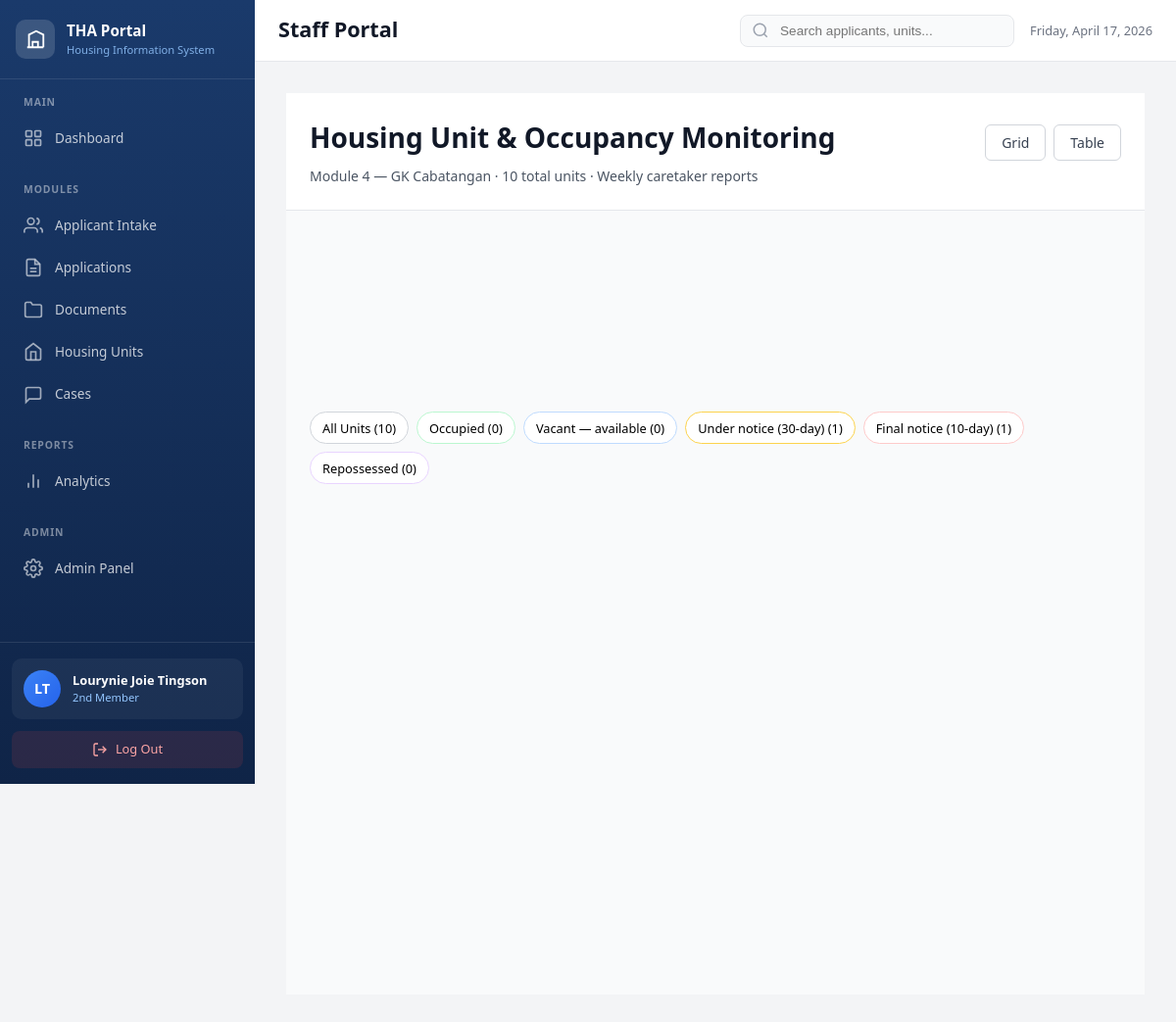
The app's page /units/housing-units/second_member/ (signed in) with its own data.
### accounts/models.py (models this page shows, shortened)
class User(AbstractUser):
    POSITION_CHOICES = [
        ('head', 'First Member — Head'),
        ('oic', 'OIC-THA (Officer-in-Charge)'),
        ('second_member', 'Second Member'),
        ('fourth_member', 'Fourth Member'),
        ('fifth_member', 'Fifth Member'),
        ('caretaker', 'Caretaker'),
        ('ronda', 'Ronda (Field Personnel)'),
        ('field', 'Field Personnel'),
    ]
    position = models.CharField(
        max_length=50,
        choices=POSITION_CHOICES,
        blank=True,
        help_text="Staff position in THA organizational structure"
    )
    phone = models.CharField(
        max_length=20,
        blank=True,
        help_text="Contact phone number"
    )
    class Meta:
        verbose_name = 'Staff User'
        verbose_name_plural = 'Staff Users'
    def get_position_display_short(self):
        short_labels = {
            'head': 'Head',
            'oic': 'OIC',
            'second_member': '2nd Member',
            'fourth_member': '4th Member',
            'fifth_member': '5th Member',
            'caretaker': 'Caretaker',
            'ronda': 'Ronda',
            'field': 'Field',
        }
        return short_labels.get(self.position, 'Staff')

### units/views.py (the view)
# urls.py: path('housing-units/<str:position>/', views.housing_units_monitoring, name='housing_units_monitoring'),
@login_required
@verify_position
def housing_units_monitoring(request, position):
    site_id = request.GET.get('site_id')
    site = None
    all_sites = RelocationSite.objects.all()
    if site_id:
        site = RelocationSite.objects.filter(id=site_id).first()
    else:
        sites = request.user.assigned_sites.all()
        site = sites.first() if sites.exists() else None
    if not site:
        if all_sites.exists():
            site = all_sites.first()
        else:
            return render(request, 'common/error.html',
                          {'error': 'No relocation sites available in the system.'})
    units = (
        HousingUnit.objects
        .filter(site=site)
        .select_related('weekly_report')
        .order_by('block_number', 'lot_number')
    )
    occupied_count = units.filter(status='Occupied').count()
    vacant_count = units.filter(status='Vacant — available').count()
    notice_30_count = units.filter(status='Under notice (30-day)').count()
    notice_10_count = units.filter(status='Final notice (10-day)').count()
    repossessed_count = units.filter(status='Repossessed').count()
    escalated_units = units.filter(
        status='Final notice (10-day)',
        is_escalated=True
    ).first()
    critical_alert_message = ""
    has_final_notice_alerts = notice_10_count > 0 or units.filter(is_escalated=True).exists()
    if escalated_units:
        critical_alert_message = (
            f"Block {escalated_units.block_number}, Lot {escalated_units.lot_number} — "
            f"{escalated_units.occupant_name or 'Unknown'}. "
            f"Deadline: {escalated_units.notice_deadline}. No response received — case escalated."
        )
    blocks = units.values_list('block_number', flat=True).distinct().order_by('block_number')
    units_by_block = []
    for block in blocks:
        block_units = units.filter(block_number=block)
        units_by_block.append({
            'block_number': block,
            'units': block_units
        })
    context = {
        'site': site,
        'all_sites': all_sites,
        'total_units': units.count(),
        'occupied_count': occupied_count,
        'vacant_count': vacant_count,
        'notice_30_count': notice_30_count,
        'notice_10_count': notice_10_count,
        'repossessed_count': repossessed_count,
        'units_by_block': units_by_block,
        'all_units': units,
        'has_final_notice_alerts': has_final_notice_alerts,
        'critical_alert_message': critical_alert_message,
        'view_mode': request.GET.get('view', 'grid'),
    }
    return render(request, 'units/housing_units_monitoring.html', context)

### units/views.py (called while the page is built)
def verify_position(view_func):
    @wraps(view_func)
    def wrapper(request, position, *args, **kwargs):
        if request.user.position != position:
            messages.error(request, f'Access denied. You are logged in as {request.user.get_position_display()}, not {position.replace("_", " ")}.')
            return redirect('accounts:dashboard')
        return view_func(request, position, *args, **kwargs)
    return wrapper

### templates/units/housing_units_monitoring.html (shortened to what this page needs)
{% extends 'staff_base.html' %}
{% load static %}
{% block content %}
<div style="padding: 1.5rem; background: white; border-bottom: 1px solid var(--gray-200); display: flex; justify-content: space-between; align-items: baseline; gap: 2rem;">
    <div>
        <h1 style="margin: 0 0 0.5rem; font-size: 1.75rem; font-weight: 700; color: var(--gray-900);">Housing Unit & Occupancy Monitoring</h1>
        <p style="margin: 0; font-size: 0.875rem; color: var(--gray-600);">Module 4 — GK Cabatangan · {{ total_units }} total units · Weekly caretaker reports</p>
    </div>
    <div style="display: flex; gap: 0.5rem;">
        <button id="gridView" class="view-btn" onclick="switchView('grid')" style="padding: 0.5rem 1rem; border: 1px solid var(--gray-300); border-radius: 6px; background: white; color: var(--gray-700); font-size: 0.875rem; cursor: pointer; font-weight: 500;">Grid</button>
        <button id="tableView" class="view-btn" onclick="switchView('table')" style="padding: 0.5rem 1rem; border: 1px solid var(--gray-300); border-radius: 6px; background: white; color: var(--gray-700); font-size: 0.875rem; cursor: pointer; font-weight: 500;">Table</button>
    </div>
</div>
<div style="padding: 2rem 1.5rem; background: #f9fafb; min-height: 100vh;">
    <div style="display: grid; grid-template-columns: repeat(auto-fit, minmax(140px, 1fr)); gap: 1rem; margin-bottom: 2rem;">
    </div>
    <div style="display: flex; flex-wrap: wrap; gap: 0.5rem; margin-bottom: 1.5rem;">
        <button class="filter-tab active" data-filter="all" onclick="filterUnits('all')" style="padding: 0.4rem 0.75rem; border: 1px solid var(--gray-300); background: white; border-radius: 20px; font-size: 0.8rem; cursor: pointer; font-weight: 500;">All Units ({{ total_units }})</button>
        <button class="filter-tab" data-filter="Occupied" onclick="filterUnits('Occupied')" style="padding: 0.4rem 0.75rem; border: 1px solid #bbf7d0; background: white; border-radius: 20px; font-size: 0.8rem; cursor: pointer;">Occupied ({{ occupied_count }})</button>
        <button class="filter-tab" data-filter="Vacant" onclick="filterUnits('Vacant')" style="padding: 0.4rem 0.75rem; border: 1px solid #bfdbfe; background: white; border-radius: 20px; font-size: 0.8rem; cursor: pointer;">Vacant — available ({{ vacant_count }})</button>
        <button class="filter-tab" data-filter="Notice30" onclick="filterUnits('Notice30')" style="padding: 0.4rem 0.75rem; border: 1px solid #fcd34d; background: white; border-radius: 20px; font-size: 0.8rem; cursor: pointer;">Under notice (30-day) (1)</button>
        <button class="filter-tab" data-filter="Notice10" onclick="filterUnits('Notice10')" style="padding: 0.4rem 0.75rem; border: 1px solid #fecaca; background: white; border-radius: 20px; font-size: 0.8rem; cursor: pointer;">Final notice (10-day) (1)</button>
        <button class="filter-tab" data-filter="Repossessed" onclick="filterUnits('Repossessed')" style="padding: 0.4rem 0.75rem; border: 1px solid #e9d5ff; background: white; border-radius: 20px; font-size: 0.8rem; cursor: pointer;">Repossessed ({{ repossessed_count }})</button>
    </div>
</div>
{% endblock %}

### templates/staff_base.html (shortened to what this page needs)
{% load static %}
<!DOCTYPE html>
<html lang="en">
<head>
    <link rel="stylesheet" href="{% static 'css/dashboard.css' %}">
</head>
<body>
    <aside class="sidebar" id="sidebar">
        <div class="sidebar-header">
            <div class="sidebar-logo">
                <div class="logo-circle">
                    <svg class="logo-icon" viewBox="0 0 24 24" fill="none" stroke="currentColor" stroke-width="2">
                        <path d="M3 21h18M5 21V7l8-4 8 4v14M9 21v-6h6v6"/>
                    </svg>
                </div>
                <div class="logo-text">
                    <div class="logo-title">THA Portal</div>
                    <div class="logo-subtitle">Housing Information System</div>
                </div>
            </div>
        </div>
        <nav class="sidebar-nav">
            <div class="nav-section">
                <div class="nav-section-title">Main</div>
                <a href="{% url 'accounts:dashboard' %}" class="nav-link {% block nav_dashboard %}{% endblock %}">
                    <svg class="nav-icon" viewBox="0 0 24 24" fill="none" stroke="currentColor" stroke-width="2">
                        <rect x="3" y="3" width="7" height="7" rx="1"/>
                        <rect x="14" y="3" width="7" height="7" rx="1"/>
                        <rect x="14" y="14" width="7" height="7" rx="1"/>
                        <rect x="3" y="14" width="7" height="7" rx="1"/>
                    </svg>
                    <span>Dashboard</span>
                </a>
            </div>
            <div class="nav-section">
                <div class="nav-section-title">Modules</div>
                {% if user.position == 'second_member' or user.position == 'fourth_member' %}
                <a href="{% url 'intake:applicants_list' request.user.position %}" class="nav-link {% block nav_applicants %}{% endblock %}">
                    <svg class="nav-icon" viewBox="0 0 24 24" fill="none" stroke="currentColor" stroke-width="2">
                        <path d="M17 21v-2a4 4 0 0 0-4-4H5a4 4 0 0 0-4 4v2"/>
                        <circle cx="9" cy="7" r="4"/>
                        <path d="M23 21v-2a4 4 0 0 0-3-3.87M16 3.13a4 4 0 0 1 0 7.75"/>
                    </svg>
                    <span>Applicant Intake</span>
                </a>
                {% endif %}
                <a href="{% url 'applications:applications_list' request.user.position %}" class="nav-link {% block nav_applications %}{% endblock %}">
                    <svg class="nav-icon" viewBox="0 0 24 24" fill="none" stroke="currentColor" stroke-width="2">
                        <path d="M14 2H6a2 2 0 0 0-2 2v16a2 2 0 0 0 2 2h12a2 2 0 0 0 2-2V8z"/>
                        <polyline points="14 2 14 8 20 8"/>
                        <line x1="16" y1="13" x2="8" y2="13"/>
                        <line x1="16" y1="17" x2="8" y2="17"/>
                    </svg>
                    <span>Applications</span>
                </a>
                <a href="{% url 'documents:management' request.user.position %}" class="nav-link {% block nav_documents %}{% endblock %}">
                    <svg class="nav-icon" viewBox="0 0 24 24" fill="none" stroke="currentColor" stroke-width="2">
                        <path d="M22 19a2 2 0 0 1-2 2H4a2 2 0 0 1-2-2V5a2 2 0 0 1 2-2h5l2 3h9a2 2 0 0 1 2 2z"/>
                    </svg>
                    <span>Documents</span>
                </a>
                <a href="{% url 'units:housing_units_monitoring' request.user.position %}" class="nav-link {% block nav_housing_monitoring %}{% endblock %}">
                    <svg class="nav-icon" viewBox="0 0 24 24" fill="none" stroke="currentColor" stroke-width="2">
                        <path d="M3 9l9-7 9 7v11a2 2 0 0 1-2 2H5a2 2 0 0 1-2-2z"/>
                        <polyline points="9 22 9 12 15 12 15 22"/>
                    </svg>
                    <span>Housing Units</span>
                </a>
                <a href="{% url 'cases:case_dashboard' request.user.position %}" class="nav-link {% block nav_cases %}{% endblock %}">
                    <svg class="nav-icon" viewBox="0 0 24 24" fill="none" stroke="currentColor" stroke-width="2">
                        <path d="M21 15a2 2 0 0 1-2 2H7l-4 4V5a2 2 0 0 1 2-2h14a2 2 0 0 1 2 2z"/>
                    </svg>
                    <span>Cases</span>
                </a>
            </div>
            <div class="nav-section">
                <div class="nav-section-title">Reports</div>
                {% if user.position == 'head' %}
                <a href="{% url 'accounts:head_analytics' %}" class="nav-link">
                {% elif user.position == 'oic' %}
                <a href="{% url 'accounts:oic_analytics' %}" class="nav-link">
                {% elif user.position == 'second_member' %}
                <a href="{% url 'accounts:second_member_analytics' %}" class="nav-link">
                {% elif user.position == 'fourth_member' %}
                <a href="{% url 'accounts:fourth_member_analytics' %}" class="nav-link">
                {% elif user.position == 'fifth_member' %}
                <a href="{% url 'accounts:fifth_member_analytics' %}" class="nav-link">
                {% elif user.position == 'caretaker' %}
                <a href="{% url 'accounts:caretaker_analytics' %}" class="nav-link">
                {% elif user.position == 'field' or user.position == 'ronda' %}
                <a href="{% url 'accounts:field_analytics' %}" class="nav-link">>
                {% else %}
                <a href="#" class="nav-link" style="opacity: 0.5; cursor: not-allowed;" title="Analytics not available">
                {% endif %}
                    <svg class="nav-icon" viewBox="0 0 24 24" fill="none" stroke="currentColor" stroke-width="2">
                        <line x1="18" y1="20" x2="18" y2="10"/>
                        <line x1="12" y1="20" x2="12" y2="4"/>
                        <line x1="6" y1="20" x2="6" y2="14"/>
                    </svg>
                    <span>Analytics</span>
                </a>
            </div>
            {% if user.is_superuser or user.position == 'second_member' %}
            <div class="nav-section">
                <div class="nav-section-title">Admin</div>
                <a href="{% url 'admin:index' %}" class="nav-link" target="_blank">
                    <span>Admin Panel</span>
                </a>
            </div>
            {% endif %}
        </nav>
        <div class="sidebar-footer">
            <div class="user-info">
                <div class="user-avatar">
                    {{ user.first_name|slice:":1"|upper }}{{ user.last_name|slice:":1"|upper }}
                </div>
                <div class="user-details">
                    <div class="user-name">{{ user.first_name }} {{ user.last_name }}</div>
                    <div class="user-role">{{ user.get_position_display_short }}</div>
                </div>
            </div>
            <a href="{% url 'accounts:logout' %}" class="logout-btn">
                <svg viewBox="0 0 24 24" fill="none" stroke="currentColor" stroke-width="2">
                    <path d="M9 21H5a2 2 0 0 1-2-2V5a2 2 0 0 1 2-2h4"/>
                    <polyline points="16 17 21 12 16 7"/>
                    <line x1="21" y1="12" x2="9" y2="12"/>
                </svg>
                <span>Log Out</span>
            </a>
        </div>
    </aside>
    <main class="main-content">
        <header class="topbar">
            <div class="topbar-left">
                <div class="page-header-content">
                    <h1 class="page-title">{% block page_title %}Staff Portal{% endblock %}</h1>
                </div>
            </div>
            <div class="topbar-right">
                <div class="topbar-search">
                    <svg viewBox="0 0 24 24" fill="none" stroke="currentColor" stroke-width="2">
                        <circle cx="11" cy="11" r="8"/>
                        <line x1="21" y1="21" x2="16.65" y2="16.65"/>
                    </svg>
                    <input type="text" placeholder="Search applicants, units...">
                </div>
                <span class="current-date" id="currentDate"></span>
            </div>
        </header>
        <div class="content-area">
            {% block content %}{% endblock %}
        </div>
    </main>
</body>
</html>

### records on screen
User: first_name "L", last_name "T", first_name "Lourynie Joie", last_name "Tingson", get_position_display_short "2nd Member"

### other values on screen
{{ total_units }} "10"
{{ occupied_count }} "0"
{{ vacant_count }} "0"
{{ repossessed_count }} "0"
